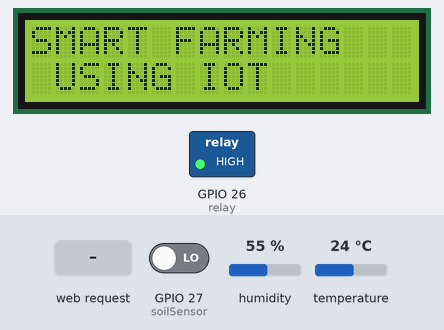
A sketch run on a simulated ESP32. On the bench: 16×2 character LCD, switched loads named in the sketch (green lamp = pin HIGH). The inputs (shaded band) are chosen by the test bench; at power-on: GPIO 27 (soilSensor) LOW, humidity 55 %, temperature 24 °C. What the sketch prints to the serial monitor is not drawn.

Above: at 2.2 s.
At 8.2 s:
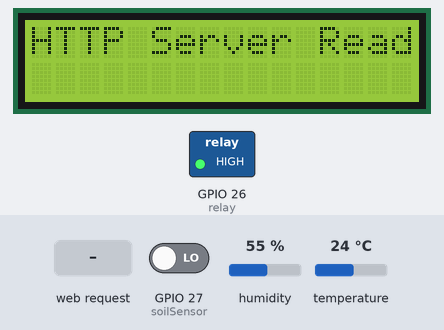
10.4 s: HTTP request GET /readData received
At 11.6 s:
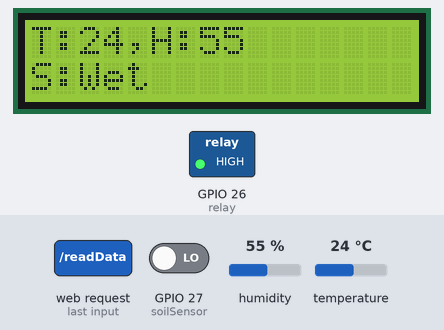
11.9 s: HTTP request GET /controlPump?action=on received
At 13.2 s:
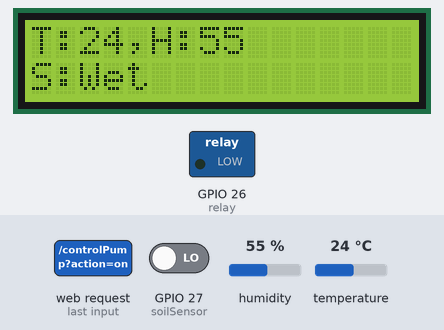
13.9 s: HTTP request GET /controlPump?action=off received
At 15.3 s:
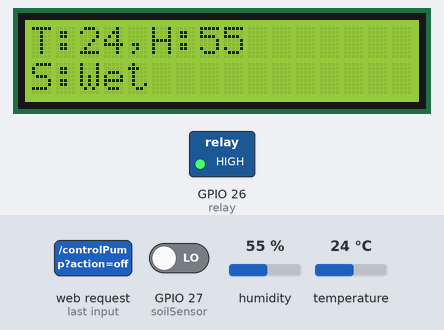
Timing chart, 0 to 16.9 s (numbered marks = the images above; inputs shaded):
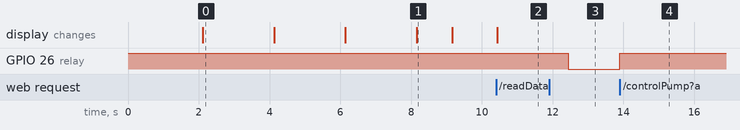

Measured:
- after the input at 10.4 s, the display: changes at once (image 2)
- after the input at 11.9 s, GPIO 26 (relay): HIGH → LOW after 0.54 s
- after the input at 13.9 s, GPIO 26 (relay): LOW → HIGH at once
- what the display in image 0 shows lasts 2.0 s, from 2.1 s to 4.1 s
- what the display in image 1 shows lasts 1.0 s, from 8.2 s to 9.2 s

The sketch:

Smart_Irrigation_System.ino
```cpp
/*
  Smart Agriculture Monitoring and Irrigation System using ESP32

  Reconstructed from the source-code appendix of the academic project report.
  Project: Smart Agriculture Monitoring and Irrigation System using ESP32 and Blynk IoT

  Hardware used in the appendix:
  - ESP32
  - DHT11
  - Digital soil-moisture sensor
  - Relay module / water pump
  - 16x2 I2C LCD

  IMPORTANT:
  The report title mentions Blynk IoT, but the appendix code provided in the
  report implements an ESP32 SoftAP + WebServer interface rather than Blynk.
  This file follows the appendix implementation.

  The original report also contains a stray text line in the code:
      (adjust depending on your sensor)
  That text was removed because it is not valid C++ syntax.
*/

#include <WiFi.h>
#include <WebServer.h>
#include <DHT.h>
#include <Wire.h>
#include <LiquidCrystal_I2C.h>

LiquidCrystal_I2C lcd(0x27, 16, 2);

// DHT11 configuration
#define DHTPIN 14
#define DHTTYPE DHT11
DHT dht(DHTPIN, DHTTYPE);

// Sensor and relay pins from the report appendix
int soilSensor = 27;
int relay = 26;

// ESP32 creates its own Wi-Fi access point
const char* ssid = "agri-sys";
const char* password = "agri-sys";

WebServer server(80);

const char MAIN_page[] PROGMEM = R"=====(
<!doctype html>
<html>
<head>
<title>Smart Agriculture and Irrigation System</title>

<h2 style="text-align:center;">
SMART AGRI AND IRRIGATION SYSTEM OVER IoT PLATFORM
</h2>

<style>
#dataTable {
  font-family: Arial, sans-serif;
  border-collapse: collapse;
  width: 100%;
  text-align: center;
}

#dataTable td, #dataTable th {
  border: 1px solid #ddd;
  padding: 8px;
}

#dataTable tr:nth-child(even) {
  background-color: #f2f2f2;
}

#dataTable tr:hover {
  background-color: #ddd;
}

#dataTable th {
  padding: 12px;
  background-color: #4CAF50;
  color: white;
}

.center {
  text-align: center;
}

button {
  padding: 10px 20px;
  margin: 10px;
  font-size: 16px;
  background-color: #4CAF50;
  color: white;
  border: none;
  cursor: pointer;
}

button:hover {
  background-color: #45a049;
}
</style>
</head>

<body>

<h3 class="center">Control Irrigation Pump</h3>

<div class="center">
  <button onclick="controlPump('on')">Turn On Pump</button>
  <button onclick="controlPump('off')">Turn Off Pump</button>
</div>

<br><br>

<table id="dataTable" class="center">
  <tr>
    <th>Time</th>
    <th>Temperature</th>
    <th>Humidity</th>
    <th>Soil Moisture</th>
    <th>Relay</th>
  </tr>
</table>

<br>

<script>
setInterval(function() {
  getData();
}, 3000);

function getData() {
  var xhttp = new XMLHttpRequest();

  xhttp.onreadystatechange = function() {
    if (this.readyState == 4 && this.status == 200) {
      var response = JSON.parse(this.responseText);
      var date = new Date();

      var table = document.getElementById("dataTable");
      var row = table.insertRow(1);

      row.insertCell(0).innerHTML = date.toLocaleTimeString();
      row.insertCell(1).innerHTML = response.Temperature + " °C";
      row.insertCell(2).innerHTML = response.Humidity + " %";
      row.insertCell(3).innerHTML = response.Soil;
      row.insertCell(4).innerHTML = response.Relay;
    }
  };

  xhttp.open("GET", "readData", true);
  xhttp.send();
}

function controlPump(action) {
  var xhttp = new XMLHttpRequest();
  xhttp.open("GET", "controlPump?action=" + action, true);
  xhttp.send();
}
</script>

</body>
</html>
)=====";

// Display the web page
void handleRoot() {
  server.send(200, "text/html", MAIN_page);
}

// Read sensors and return JSON data
void readData() {
  // Read DHT11 sensor
  int temp = dht.readTemperature();
  int humidity = dht.readHumidity();

  // Read digital soil-moisture sensor
  int soilValue = digitalRead(soilSensor);

  // For the sensor used in the report:
  // HIGH = Dry, LOW = Wet
  String soilStatus = (soilValue == HIGH) ? "Dry" : "Wet";

  // Read current relay state
  // Relay is active LOW in the report:
  // LOW  = Pump ON
  // HIGH = Pump OFF
  String relayState = digitalRead(relay) ? "OFF" : "ON";

  // Prepare JSON response
  String json = "{\"Temperature\":\"" + String(temp) + "\",";
  json += "\"Humidity\":\"" + String(humidity) + "\",";
  json += "\"Soil\":\"" + soilStatus + "\",";
  json += "\"Relay\":\"" + relayState + "\"}";

  server.send(200, "application/json", json);

  // Display sensor data on LCD
  lcd.clear();
  lcd.setCursor(0, 0);
  lcd.print("T:" + String(temp));
  lcd.print(",H:" + String(humidity));

  lcd.setCursor(0, 1);
  lcd.print("S:" + soilStatus);

  delay(2000);
}

// Control pump from the web page
void controlPump() {
  String action = server.arg("action");

  if (action == "on") {
    // Active-LOW relay: LOW turns pump ON
    digitalWrite(relay, LOW);
  }
  else if (action == "off") {
    // Active-LOW relay: HIGH turns pump OFF
    digitalWrite(relay, HIGH);
  }

  server.send(200, "text/plain", "Pump control updated");
}

void setup() {
  Serial.begin(115200);

  pinMode(relay, OUTPUT);
  pinMode(soilSensor, INPUT);

  // Pump OFF at startup (active-LOW relay)
  digitalWrite(relay, HIGH);

  dht.begin();

  // Initialize LCD
  lcd.init();
  lcd.backlight();

  // Welcome message
  lcd.setCursor(0, 0);
  lcd.print(" WELCOME TO THE");
  lcd.setCursor(0, 1);
  lcd.print(" PROJECT ");
  delay(2000);

  lcd.clear();
  lcd.setCursor(0, 0);
  lcd.print("SMART FARMING");
  lcd.setCursor(0, 1);
  lcd.print(" USING IOT ");
  delay(2000);

  // Display AP credentials
  lcd.clear();
  lcd.setCursor(0, 0);
  lcd.print("SSID:");
  lcd.setCursor(0, 1);
  lcd.print(ssid);
  delay(2000);

  lcd.clear();
  lcd.setCursor(0, 0);
  lcd.print("PSWD:");
  lcd.setCursor(0, 1);
  lcd.print(password);
  delay(2000);

  lcd.clear();

  // Create ESP32 Wi-Fi Access Point
  WiFi.softAP(ssid, password);

  Serial.print("ESP32 Access Point IP: ");
  Serial.println(WiFi.softAPIP());

  // Register web-server routes
  server.on("/", handleRoot);
  server.on("/readData", readData);
  server.on("/controlPump", controlPump);

  server.begin();

  lcd.print("HTTP Server Ready");
  delay(1000);
  lcd.clear();
}

void loop() {
  server.handleClient();
}
```
